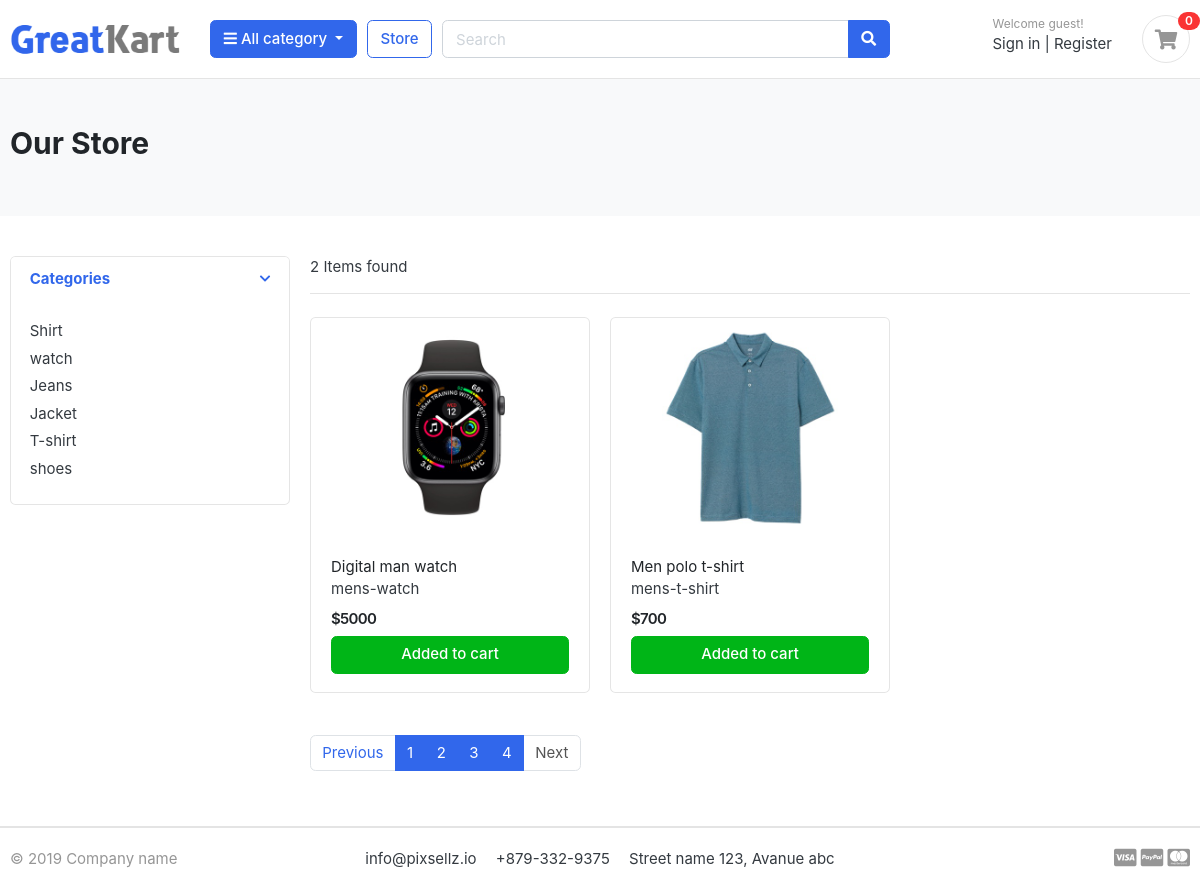
Page /store/?page=4 on the committed database.
### category/models.py (models this page shows, shortened)
class Category(models.Model):
    category_name = models.CharField(max_length=100, unique=True)
    slug = models.SlugField(max_length=100, unique=True)
    description = models.TextField(max_length=500, blank=True)
    cat_image = models.ImageField(upload_to= 'photos/category', blank=True)

### store/models.py (models this page shows)
class Product(models.Model):
    product_name = models.CharField(max_length=100, unique=True)
    slug = models.SlugField(max_length=200, unique=True)
    description = models.TextField(max_length=500, blank=True)
    price = models.IntegerField()
    image = models.ImageField(upload_to= 'photos/products')
    stock = models.IntegerField()
    is_available = models.BooleanField(default=True)
    category = models.ForeignKey(Category, on_delete=models.CASCADE)
    created_date = models.DateTimeField(auto_now_add=True)
    modified_date = models.DateTimeField(auto_now=True)
    def __str__(self):
        return self.product_name

### store/views.py (the view)
# urls.py: path('store/', include('store.urls')),
def store(request, category_slug=None):
    products = None
    if category_slug:
        category = get_object_or_404(Category, slug=category_slug)
        products = Product.objects.filter(is_available = True, category=category)
        page = request.GET.get('page')
        print(page)
        paginator = Paginator(products, 1)
        page_product = paginator.get_page(page)
    else:
        products = Product.objects.filter(is_available = True)
        paginator = Paginator(products, 3)
        page = request.GET.get('page')
        page_product = paginator.get_page(page)
        for i in page_product:
            print(i)
            print(page_product.has_next(), page_product.has_previous(), page_product.previous_page_number, page_product.next_page_number)
    categories = Category.objects.all()
    context = {'products' : page_product, 'categories' : categories,}
    return render(request, 'store/store.html', context)

### store/templates/store/store.html
{% extends 'base.html' %}
{% load static %}
{% block body %}
<section class="section-pagetop bg">
	<div class="container">
		<h2 class="title-page">Our Store</h2>
	</div>
	</section>
	<section class="section-content padding-y">
	<div class="container">
	<div class="row">
		<aside class="col-md-3">
	<div class="card">
		<article class="filter-group">
			<header class="card-header">
				<a href="#" data-toggle="collapse" data-target="#collapse_1" aria-expanded="true" class="">
					<i class="icon-control fa fa-chevron-down"></i>
					<h6 class="title">Categories</h6>
				</a>
			</header>
			<div class="filter-content collapse show" id="collapse_1">
				<div class="card-body">
					<ul class="list-menu">
						{% for i in categories %}
							<li><a href="{% url 'products_by_category' i.slug %}">{{i.category_name}}  </a></li>
						{% endfor %}
					</ul>
				</div>
			</div>
		</article>
	</div>
		</aside>
		<main class="col-md-9">
	<header class="border-bottom mb-4 pb-3">
			<div class="form-inline">
				<span class="mr-md-auto">{{products|length}} Items found </span>
			</div>
	</header>
	<div class="row">
		{% for item in products %}
		<div class="col-md-4">
			<figure class="card card-product-grid">
				<div class="img-wrap">
					<img src="{{item.image.url}}">
				</div>
				<figcaption class="info-wrap">
					<div class="fix-height">
						<a href="{% url 'product_detail' item.category.slug item.slug %}" class="title">{{item.product_name}}</a>
						{{item.category.slug}}
						<div class="price-wrap mt-2">
							<span class="price">${{item.price}}</span>
						</div>
					</div>
					<a href="#" class="btn btn-block btn-success">Added to cart </a>
				</figcaption>
			</figure>
		</div>
		{% endfor %}
	</div>
	<nav class="mt-4" aria-label="Page navigation sample">
	  <ul class="pagination">
		{% if products.has_previous %}
		<li class="page-item"><a class="page-link" href="?page={{products.previous_page_number}}">Previous</a></li>
		{% else %}
		<li class="page-item disabled"><a class="page-link">Previous</a></li>
		{% endif %}
		{% for i in products.paginator.page_range %}
		<li class="page-item active"><a class="page-link" href="?page={{i}}">{{i}}</a></li>
		{% endfor %}
		{% if products.has_next %}
		<li class="page-item"><a class="page-link" href="?page={{products.next_page_number}}">Next</a></li>
		{% else %}
		<li class="page-item disabled"><a class="page-link">Next</a></li>
		{% endif %}
	  </ul>
	</nav>
		</main>
	</div>
	</div>
	</section>
{% endblock %}

### static/css/ui.css (style rules this page uses)
html { font-family: "Inter", sans-serif; font-size: 15px; }
.img-wrap { text-align: center; display: block; }
.img-wrap img { max-width: 100%; }
.price-wrap { letter-spacing: -0.7px; }
.padding-y { padding-top: 40px; padding-bottom: 40px; }
figure { margin-bottom: 0; }
article:after, .form-group:after { display: block; clear: both; content: ""; }
.bg { background-color: #f8f9fa; }
.title-page { color: #212529; }
[class*=list-] li:after { visibility: hidden; display: block; content: ""; overflow: hidden; height: 0; clear: both; }
.list-menu { list-style: none; margin: 0; padding-left: 0; }
.list-menu li { margin-bottom: 5px; }
.list-menu a { color: #343a40; }
[class*=card-product] a.title { color: #212529; display: block; }
[class*=card-product] .img-wrap { overflow: hidden; position: relative; }
[class*=card-product] .img-wrap img { height: 100%; max-width: 100%; width: auto; display: inline-block; -o-object-fit: cover; object-fit: cover; }
.card-product-grid { margin-bottom: 20px; }
.card-product-grid .img-wrap { border-radius: 0.2rem 0.2rem 0 0; height: 220px; }
.card-product-grid .info-wrap { overflow: hidden; padding: 18px 20px; }
.card-product-grid .fix-height { height: 80px; overflow: hidden; }
.card .img-wrap { overflow: hidden; }
.price { font-weight: 600; color: #212529; }
.icon-control { margin-top: 5px; float: right; font-size: 80%; }
.card-header .title { margin-bottom: 0; line-height: 1.5; }
.filter-group { border-bottom: 1px solid #e4e4e4; }
.filter-group .card-header { border-bottom: 0; }
.filter-group:last-child { border-bottom: 0; }
.section-pagetop { padding: 45px 0; }

### rows in the picture
Category: category_name "Shirt"
Category: category_name "watch"
Category: category_name "Jeans"
Category: category_name "Jacket"
Category: category_name "T-shirt"
Category: category_name "shoes"
Product: image (picture), product_name "Digital man watch", category.slug "mens-watch", price "5000"
Product: image (picture), product_name "Men polo t-shirt", category.slug "mens-t-shirt", price "700"

### other values in the picture
{{ products|length }} "2"
{{ i }} "1" "2" "3" "4"
